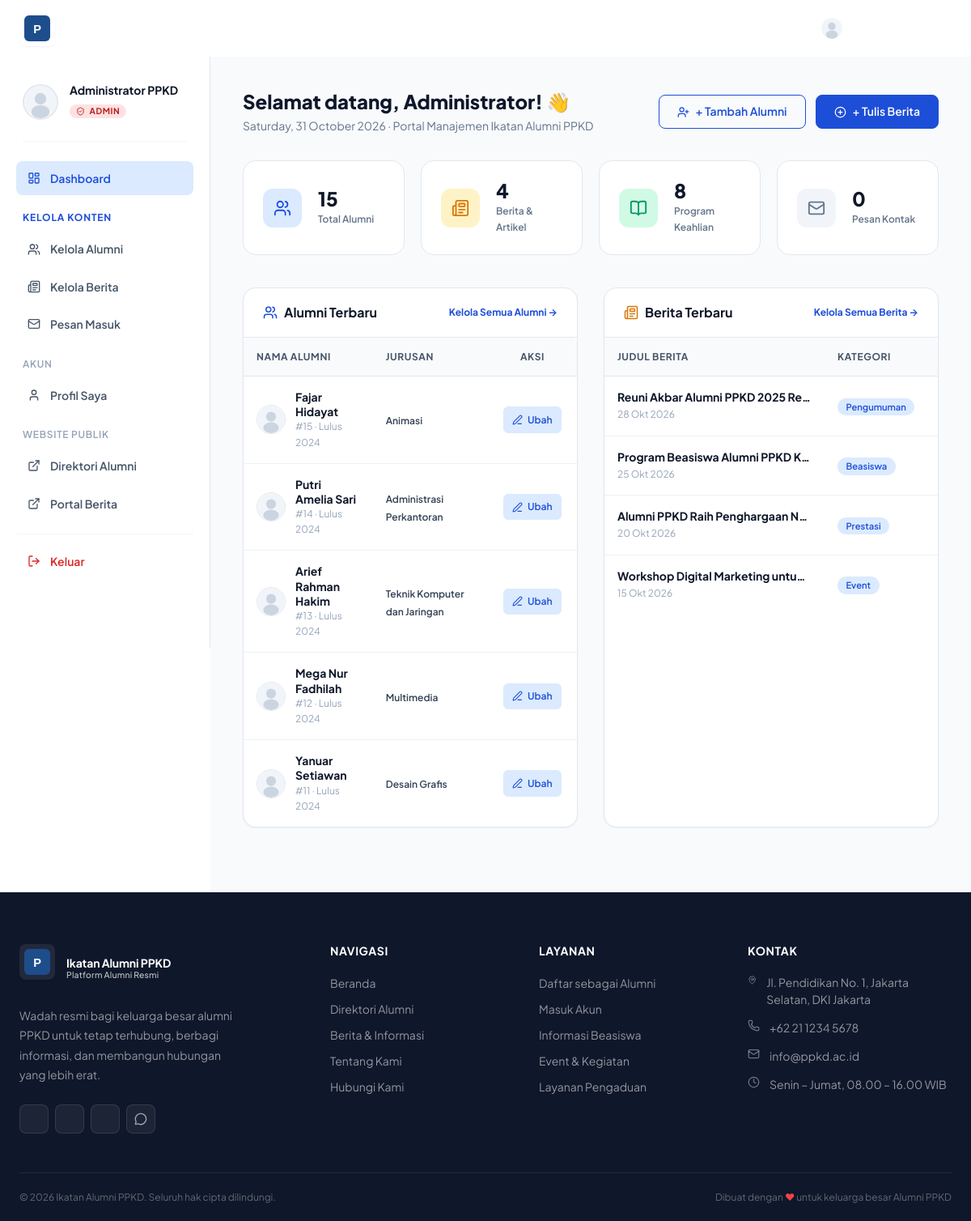
Page /dashboard/index.php (signed in) on the committed database.
### tables this page shows
CREATE TABLE `alumni` (
  `id`            INT UNSIGNED    NOT NULL AUTO_INCREMENT,
  `user_id`       INT UNSIGNED    DEFAULT NULL,
  `nomor_urut`    INT UNSIGNED    NOT NULL,
  `nama_lengkap`  VARCHAR(200)    NOT NULL,
  `jurusan_id`    INT UNSIGNED    NOT NULL,
  `tahun_lulus`   YEAR(4)         NOT NULL,
  `foto`          VARCHAR(255)    DEFAULT NULL,
  `deskripsi`     TEXT            DEFAULT NULL,
  `kota`          VARCHAR(100)    DEFAULT NULL,
  `pekerjaan`     VARCHAR(200)    DEFAULT NULL,
  `is_published`  TINYINT(1)      NOT NULL DEFAULT 1,
  `created_at`    DATETIME        NOT NULL DEFAULT CURRENT_TIMESTAMP,
  `updated_at`    DATETIME        NOT NULL DEFAULT CURRENT_TIMESTAMP ON UPDATE CURRENT_TIMESTAMP,
  PRIMARY KEY (`id`),
  UNIQUE KEY `uq_nomor_urut` (`nomor_urut`),
  KEY `idx_jurusan` (`jurusan_id`),
  KEY `idx_tahun` (`tahun_lulus`),
  KEY `idx_nama` (`nama_lengkap`),
  CONSTRAINT `fk_alumni_jurusan` FOREIGN KEY (`jurusan_id`) REFERENCES `jurusan` (`id`)
);

CREATE TABLE `jurusan` (
  `id`            INT UNSIGNED    NOT NULL AUTO_INCREMENT,
  `nama_jurusan`  VARCHAR(150)    NOT NULL,
  `kode`          VARCHAR(20)     NOT NULL,
  `created_at`    DATETIME        NOT NULL DEFAULT CURRENT_TIMESTAMP,
  PRIMARY KEY (`id`),
  UNIQUE KEY `uq_kode` (`kode`)
);

CREATE TABLE `berita` (
  `id`           INT UNSIGNED    NOT NULL AUTO_INCREMENT,
  `judul`        VARCHAR(255)    NOT NULL,
  `slug`         VARCHAR(255)    NOT NULL,
  `konten`       LONGTEXT        NOT NULL,
  `ringkasan`    TEXT            DEFAULT NULL,
  `thumbnail`    VARCHAR(255)    DEFAULT NULL,
  `kategori`     VARCHAR(100)    DEFAULT 'Umum',
  `author_id`    INT UNSIGNED    DEFAULT NULL,
  `is_published` TINYINT(1)      NOT NULL DEFAULT 1,
  `published_at` DATETIME        DEFAULT CURRENT_TIMESTAMP,
  `created_at`   DATETIME        NOT NULL DEFAULT CURRENT_TIMESTAMP,
  `updated_at`   DATETIME        NOT NULL DEFAULT CURRENT_TIMESTAMP ON UPDATE CURRENT_TIMESTAMP,
  PRIMARY KEY (`id`),
  UNIQUE KEY `uq_slug` (`slug`),
  KEY `idx_kategori` (`kategori`),
  KEY `idx_published` (`is_published`, `published_at`)
);

### includes/auth.php (called while the page is built, shortened)
<?php
function isLoggedIn(): bool {
    return isset($_SESSION['user_id']);
}
function currentUser(): ?array {
    return [
        'id'          => $_SESSION['user_id'],
        'nama'        => $_SESSION['user_nama'],
        'email'       => $_SESSION['user_email'],
        'role'        => $_SESSION['user_role'],
        'foto'        => $_SESSION['user_foto'] ?? null,
        'is_verified' => $_SESSION['user_verified'] ?? 0,
    ];
}
function isAdmin(): bool {
    return isLoggedIn() && ($_SESSION['user_role'] === 'admin');
}

### includes/functions.php (called while the page is built, shortened)
<?php
function e(string $str): string {
    return htmlspecialchars($str, ENT_QUOTES | ENT_HTML5, 'UTF-8');
}
function formatDate(string $date, string $format = 'd M Y'): string {
    static $months = [
        'Jan'=>'Jan','Feb'=>'Feb','Mar'=>'Mar','Apr'=>'Apr',
        'May'=>'Mei','Jun'=>'Jun','Jul'=>'Jul','Aug'=>'Agt',
        'Sep'=>'Sep','Oct'=>'Okt','Nov'=>'Nov','Dec'=>'Des',
    ];
    $formatted = date($format, strtotime($date));
    return str_replace(array_keys($months), array_values($months), $formatted);
}
function alumniPhoto(string $foto = null, string $nama = ''): string {
    return SITE_URL . '/assets/img/avatar-placeholder.svg';
}
function getAdminStats(): array {
    $db = getDB();
    $totalAlumni     = (int) $db->query('SELECT COUNT(*) FROM alumni')->fetchColumn();
    $publishedAlumni = (int) $db->query('SELECT COUNT(*) FROM alumni WHERE is_published=1')->fetchColumn();
    $totalBerita     = (int) $db->query('SELECT COUNT(*) FROM berita')->fetchColumn();
    $publishedBerita = (int) $db->query('SELECT COUNT(*) FROM berita WHERE is_published=1')->fetchColumn();
    $totalJurusan    = (int) $db->query('SELECT COUNT(*) FROM jurusan')->fetchColumn();
    $totalUsers      = (int) $db->query('SELECT COUNT(*) FROM users')->fetchColumn();
    $unreadPesan     = (int) $db->query('SELECT COUNT(*) FROM kontak_pesan WHERE is_read=0')->fetchColumn();
    return [
        'total_alumni'     => $totalAlumni,
        'published_alumni' => $publishedAlumni,
        'total_berita'     => $totalBerita,
        'published_berita' => $publishedBerita,
        'total_jurusan'    => $totalJurusan,
        'total_users'      => $totalUsers,
        'unread_pesan'     => $unreadPesan,
    ];
}

### dashboard/index.php (the view, shortened to what this page needs)
<?php
require_once __DIR__ . '/../includes/auth.php';
require_once __DIR__ . '/../includes/functions.php';
$db   = getDB();
$adminStats = null;
$latestAlumni = [];
$latestBerita = [];
if (isAdmin()) {
    $adminStats = getAdminStats();
    $alumniStmt = $db->query(
        'SELECT a.*, j.nama_jurusan
         FROM alumni a
         JOIN jurusan j ON a.jurusan_id = j.id
         ORDER BY a.created_at DESC, a.id DESC
         LIMIT 5'
    );
    $latestAlumni = $alumniStmt->fetchAll();
    $beritaStmt = $db->query(
        'SELECT * FROM berita
         ORDER BY published_at DESC, id DESC
         LIMIT 5'
    );
    $latestBerita = $beritaStmt->fetchAll();
}
require_once __DIR__ . '/../includes/header.php';
?>
<div style="padding-top:70px;">
<div class="dashboard-layout">
  <?php $activePage = 'dashboard'; require __DIR__ . '/sidebar.php'; ?>
  <div class="dashboard-main">
    <div style="display:flex;align-items:center;justify-content:space-between;flex-wrap:wrap;gap:1rem;margin-bottom:2rem;">
      <div>
        <h1 style="font-size:var(--text-2xl);font-weight:800;margin-bottom:0.25rem;color:var(--gray-900);">
          Selamat datang, <?= e(explode(' ', $user['nama'])[0]) ?>! 👋
        </h1>
        <p style="color:var(--gray-500);font-size:var(--text-sm);margin:0;">
          <?= date('l, d F Y') ?> · Portal Manajemen Ikatan Alumni PPKD
        </p>
      </div>
      <?php if (isAdmin()): ?>
      <div style="display:inline-flex;gap:0.75rem;">
        <a href="<?= SITE_URL ?>/dashboard/alumni-edit.php" class="btn btn-outline" style="border-color:var(--accent);color:var(--accent);">
          <i data-lucide="user-plus" style="width:15px;height:15px"></i>
          + Tambah Alumni
        </a>
        <a href="<?= SITE_URL ?>/dashboard/berita-edit.php" class="btn btn-primary">
          <i data-lucide="plus-circle" style="width:15px;height:15px"></i>
          + Tulis Berita
        </a>
      </div>
      <?php endif; ?>
    </div>
    <?php if (isAdmin()): ?>
    <div style="display:grid;grid-template-columns:repeat(4, 1fr);gap:1.25rem;margin-bottom:2.5rem;">
      <a href="<?= SITE_URL ?>/dashboard/alumni.php" style="background:var(--white);border:1px solid var(--gray-200);border-radius:var(--radius-lg);padding:1.5rem;display:flex;align-items:center;gap:1.25rem;text-decoration:none;transition:transform var(--transition), box-shadow var(--transition);"
         onmouseover="this.style.transform='translateY(-2px)';this.style.boxShadow='var(--shadow-md)'"
         onmouseout="this.style.transform='none';this.style.boxShadow='none'">
        <div style="width:48px;height:48px;background:#dbeafe;border-radius:var(--radius-md);display:flex;align-items:center;justify-content:center;flex-shrink:0;color:#1d4ed8;">
          <i data-lucide="users" style="width:22px;height:22px"></i>
        </div>
        <div>
          <div style="font-size:var(--text-2xl);font-weight:800;color:var(--gray-900);line-height:1;"><?= number_format($adminStats['total_alumni']) ?></div>
          <div style="font-size:var(--text-xs);color:var(--gray-500);margin-top:0.25rem;font-weight:600;">Total Alumni</div>
        </div>
      </a>
      <a href="<?= SITE_URL ?>/dashboard/berita.php" style="background:var(--white);border:1px solid var(--gray-200);border-radius:var(--radius-lg);padding:1.5rem;display:flex;align-items:center;gap:1.25rem;text-decoration:none;transition:transform var(--transition), box-shadow var(--transition);"
         onmouseover="this.style.transform='translateY(-2px)';this.style.boxShadow='var(--shadow-md)'"
         onmouseout="this.style.transform='none';this.style.boxShadow='none'">
        <div style="width:48px;height:48px;background:#fef3c7;border-radius:var(--radius-md);display:flex;align-items:center;justify-content:center;flex-shrink:0;color:#d97706;">
          <i data-lucide="newspaper" style="width:22px;height:22px"></i>
        </div>
        <div>
          <div style="font-size:var(--text-2xl);font-weight:800;color:var(--gray-900);line-height:1;"><?= number_format($adminStats['total_berita']) ?></div>
          <div style="font-size:var(--text-xs);color:var(--gray-500);margin-top:0.25rem;font-weight:600;">Berita &amp; Artikel</div>
        </div>
      </a>
      <div style="background:var(--white);border:1px solid var(--gray-200);border-radius:var(--radius-lg);padding:1.5rem;display:flex;align-items:center;gap:1.25rem;">
        <div style="width:48px;height:48px;background:#d1fae5;border-radius:var(--radius-md);display:flex;align-items:center;justify-content:center;flex-shrink:0;color:#059669;">
          <i data-lucide="book-open" style="width:22px;height:22px"></i>
        </div>
        <div>
          <div style="font-size:var(--text-2xl);font-weight:800;color:var(--gray-900);line-height:1;"><?= number_format($adminStats['total_jurusan']) ?></div>
          <div style="font-size:var(--text-xs);color:var(--gray-500);margin-top:0.25rem;font-weight:600;">Program Keahlian</div>
        </div>
      </div>
      <a href="<?= SITE_URL ?>/dashboard/pesan.php" style="background:var(--white);border:1px solid var(--gray-200);border-radius:var(--radius-lg);padding:1.5rem;display:flex;align-items:center;gap:1.25rem;text-decoration:none;transition:transform var(--transition), box-shadow var(--transition);"
         onmouseover="this.style.transform='translateY(-2px)';this.style.boxShadow='var(--shadow-md)'"
         onmouseout="this.style.transform='none';this.style.boxShadow='none'">
        <div style="width:48px;height:48px;background:<?= $adminStats['unread_pesan'] > 0 ? '#fee2e2' : '#f1f5f9' ?>;border-radius:var(--radius-md);display:flex;align-items:center;justify-content:center;flex-shrink:0;color:<?= $adminStats['unread_pesan'] > 0 ? '#dc2626' : '#64748b' ?>;">
          <i data-lucide="mail" style="width:22px;height:22px"></i>
        </div>
        <div>
          <div style="font-size:var(--text-2xl);font-weight:800;color:var(--gray-900);line-height:1;">
            <?= number_format($adminStats['unread_pesan']) ?>
          </div>
          <div style="font-size:var(--text-xs);color:var(--gray-500);margin-top:0.25rem;font-weight:600;">Pesan Kontak</div>
        </div>
      </a>
    </div>
    <div style="display:grid;grid-template-columns:1fr 1fr;gap:2rem;margin-bottom:2.5rem;">
      <div class="admin-card" style="margin-bottom:0;">
        <div class="admin-card-header">
          <div style="display:flex;align-items:center;gap:0.5rem;">
            <i data-lucide="users" style="width:18px;height:18px;color:var(--accent);"></i>
            <h2 style="font-size:var(--text-base);font-weight:700;margin:0;color:var(--gray-900);">Alumni Terbaru</h2>
          </div>
          <a href="<?= SITE_URL ?>/dashboard/alumni.php" style="font-size:var(--text-xs);font-weight:700;color:var(--accent);text-decoration:none;">
            Kelola Semua Alumni &rarr;
          </a>
        </div>
        <div class="admin-table-wrap">
          <?php if ($latestAlumni): ?>
          <table class="admin-table">
            <thead>
              <tr>
                <th>Nama Alumni</th>
                <th>Jurusan</th>
                <th style="width:110px;text-align:center;">Aksi</th>
              </tr>
            </thead>
            <tbody>
              <?php foreach ($latestAlumni as $a): ?>
              <tr>
                <td>
                  <div style="display:flex;align-items:center;gap:0.75rem;">
                    <img src="<?= alumniPhoto($a['foto'], $a['nama_lengkap']) ?>"
                         alt="<?= e($a['nama_lengkap']) ?>"
                         style="width:36px;height:36px;border-radius:50%;object-fit:cover;border:1px solid var(--gray-200);flex-shrink:0;">
                    <div>
                      <div style="font-weight:700;color:var(--gray-900);font-size:var(--text-sm);line-height:1.3;">
                        <?= e($a['nama_lengkap']) ?>
                      </div>
                      <div style="font-size:var(--text-xs);color:var(--gray-400);">
                        #<?= e($a['nomor_urut']) ?> · Lulus <?= e($a['tahun_lulus']) ?>
                      </div>
                    </div>
                  </div>
                </td>
                <td>
                  <span style="font-size:var(--text-xs);font-weight:600;color:var(--gray-700);"><?= e($a['nama_jurusan']) ?></span>
                </td>
                <td style="text-align:center;">
                  <a href="<?= SITE_URL ?>/dashboard/alumni-edit.php?id=<?= $a['id'] ?>"
                     class="admin-btn-action admin-btn-edit" title="Ubah Nama &amp; Data Alumni">
                    <i data-lucide="edit-3" style="width:13px;height:13px"></i> Ubah
                  </a>
                </td>
              </tr>
              <?php endforeach; ?>
            </tbody>
          </table>
          <?php else: ?>
          <p style="text-align:center;padding:2rem;color:var(--gray-400);margin:0;">Belum ada data alumni.</p>
          <?php endif; ?>
        </div>
      </div>
      <div class="admin-card" style="margin-bottom:0;">
        <div class="admin-card-header">
          <div style="display:flex;align-items:center;gap:0.5rem;">
            <i data-lucide="newspaper" style="width:18px;height:18px;color:var(--warning);"></i>
            <h2 style="font-size:var(--text-base);font-weight:700;margin:0;color:var(--gray-900);">Berita Terbaru</h2>
          </div>
          <a href="<?= SITE_URL ?>/dashboard/berita.php" style="font-size:var(--text-xs);font-weight:700;color:var(--accent);text-decoration:none;">
            Kelola Semua Berita &rarr;
          </a>
        </div>
        <div class="admin-table-wrap">
          <?php if ($latestBerita): ?>
          <table class="admin-table">
            <thead>
              <tr>
                <th>Judul Berita</th>
                <th>Kategori</th>
                <th style="width:110px;text-align:center;">Aksi</th>
              </tr>
            </thead>
            <tbody>
              <?php foreach ($latestBerita as $b): ?>
              <tr>
                <td>
                  <div style="font-weight:700;color:var(--gray-900);font-size:var(--text-sm);line-height:1.3;max-width:240px;white-space:nowrap;overflow:hidden;text-overflow:ellipsis;">
                    <?= e($b['judul']) ?>
                  </div>
                  <div style="font-size:var(--text-xs);color:var(--gray-400);margin-top:0.2rem;">
                    <?= formatDate($b['published_at']) ?>
                  </div>
                </td>
                <td>
                  <span class="badge-pill" style="background:var(--accent-xs);color:var(--accent);font-size:0.7rem;">
                    <?= e($b['kategori']) ?>
                  </span>
                </td>
                <td style="text-align:center;">
                </td>
              </tr>
              <?php endforeach; ?>
            </tbody>
          </table>
          <?php else: ?>
          <p style="text-align:center;padding:2rem;color:var(--gray-400);margin:0;">Belum ada berita.</p>
          <?php endif; ?>
        </div>
      </div>
    </div>
    <?php endif; ?>
  </div>
</div>
</div>
<?php require_once __DIR__ . '/../includes/footer.php'; ?>

### rows in the picture
alumni: jurusan "8", nama_lengkap "Fajar Hidayat", nomor_urut "15", tahun_lulus "2024", jurusan.nama_jurusan "Animasi"
alumni: nama_lengkap "Putri Amelia Sari", nomor_urut "14", tahun_lulus "2024", jurusan.nama_jurusan "Administrasi Perkantoran"
alumni: nama_lengkap "Arief Rahman Hakim", nomor_urut "13", tahun_lulus "2024", jurusan.nama_jurusan "Teknik Komputer dan Jaringan"
alumni: nama_lengkap "Mega Nur Fadhilah", nomor_urut "12", tahun_lulus "2024", jurusan.nama_jurusan "Multimedia"
alumni: nama_lengkap "Yanuar Setiawan", nomor_urut "11", tahun_lulus "2024", jurusan.nama_jurusan "Desain Grafis"
berita: judul "Reuni Akbar Alumni PPKD 2025 Re…", published_at "28 Okt 2026", kategori "Pengumuman"
berita: judul "Program Beasiswa Alumni PPKD K…", published_at "25 Okt 2026", kategori "Beasiswa"
berita: judul "Alumni PPKD Raih Penghargaan N…", published_at "20 Okt 2026", kategori "Prestasi"
berita: judul "Workshop Digital Marketing untu…", published_at "15 Okt 2026", kategori "Event"

### other values in the picture
$user['nama'] "Administrator PPKD"
explode(' ', $user['nama'])[0] "Administrator"
$adminStats['total_alumni'] "15"
$adminStats['total_berita'] "4"
$adminStats['unread_pesan'] "0"
SITE_NAME "Ikatan Alumni PPKD"
SITE_ADDRESS "Jl. Pendidikan No. 1, Jakarta Selatan, DKI Jakarta"
SITE_PHONE "+62 21 1234 5678"
SITE_EMAIL "info@ppkd.ac.id"
